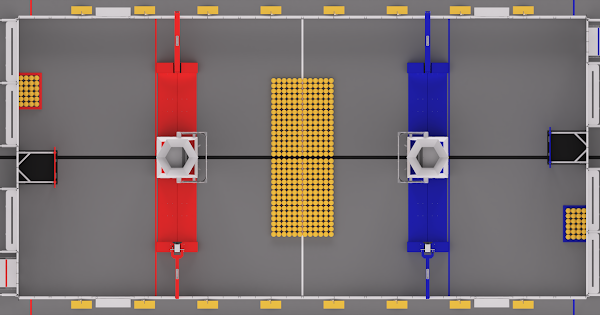
#> input picture get_robot_tracking/full_field.png, 600 x 315 px
$ python getTransferPoints.py
#> lines starting #> are read from the running program, lines starting #| are printed output that depends on the picture
import cv2
import numpy as np

TARGET_FRAME = 500
video_path = '../re_id_model/video-1.mp4'
map_img = cv2.imread('full_field.png')
#> map_img is the input picture: shape (315, 600, 3); mean B, G, R 110.8, 110.8, 123
map_img = cv2.rotate(map_img, cv2.ROTATE_180)
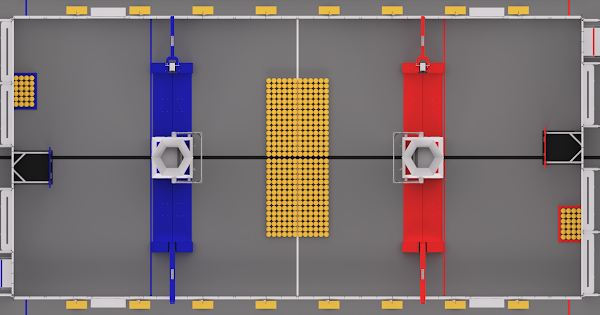
#> map_img: shape (315, 600, 3); mean B, G, R 110.8, 110.8, 123

#source, destination, bounding
pts_src, pts_dst, pts_bnd = [], [], []

def click_event(event, x, y, flags, param):
    if event == cv2.EVENT_LBUTTONDOWN:
        pts, display_img = param
        pts.append([x, y])
        cv2.circle(display_img, (x, y), 5, (0, 0, 255), -1)
        cv2.imshow("Window", display_img)

#> (the run stopped early here; a loop or call above may not have finished)
